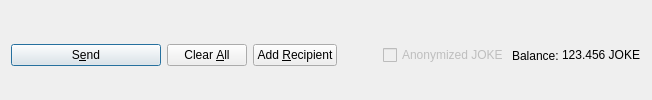
         <widget class="QFrame" name="frame_Send">
          <layout class="QHBoxLayout" name="horizontalLayout">
           <property name="bottomMargin">
            <number>0</number>
           </property>
           <item>
            <widget class="QPushButton" name="sendButton">
             <property name="minimumSize">
              <size>
               <width>150</width>
               <height>0</height>
              </size>
             </property>
             <property name="toolTip">
              <string>Confirm the send action</string>
             </property>
             <property name="text">
              <string>S&amp;end</string>
             </property>
             <property name="icon">
              <iconset resource="../jokecoin.qrc">
               <normaloff>:/icons/send</normaloff>:/icons/send</iconset>
             </property>
             <property name="autoDefault">
              <bool>false</bool>
             </property>
             <property name="default">
              <bool>true</bool>
             </property>
            </widget>
           </item>
           <item>
            <widget class="QPushButton" name="clearButton">
             <property name="sizePolicy">
              <sizepolicy hsizetype="Minimum" vsizetype="Fixed">
               <horstretch>0</horstretch>
               <verstretch>0</verstretch>
              </sizepolicy>
             </property>
             <property name="toolTip">
              <string>Clear all fields of the form.</string>
             </property>
             <property name="text">
              <string>Clear &amp;All</string>
             </property>
             <property name="icon">
              <iconset resource="../jokecoin.qrc">
               <normaloff>:/icons/remove</normaloff>:/icons/remove</iconset>
             </property>
             <property name="autoDefault">
              <bool>false</bool>
             </property>
            </widget>
           </item>
           <item>
            <widget class="QPushButton" name="addButton">
             <property name="toolTip">
              <string>Send to multiple recipients at once</string>
             </property>
             <property name="text">
              <string>Add &amp;Recipient</string>
             </property>
             <property name="icon">
              <iconset resource="../jokecoin.qrc">
               <normaloff>:/icons/add</normaloff>:/icons/add</iconset>
             </property>
             <property name="autoDefault">
              <bool>false</bool>
             </property>
            </widget>
           </item>
           <item>
            <spacer name="horizontalSpacer">
             <property name="orientation">
              <enum>Qt::Horizontal</enum>
             </property>
             <property name="sizeHint" stdset="0">
              <size>
               <width>40</width>
               <height>20</height>
              </size>
             </property>
            </spacer>
           </item>
           <item>
            <layout class="QHBoxLayout" name="horizontalLayout_2">
             <property name="spacing">
              <number>3</number>
             </property>
             <item>
              <widget class="QCheckBox" name="checkzJOKE">
               <property name="enabled">
                <bool>false</bool>
               </property>
               <property name="text">
                <string>Anonymized JOKE</string>
               </property>
              </widget>
             </item>
             <item>
              <widget class="QLabel" name="label">
               <property name="text">
                <string>Balance:</string>
               </property>
              </widget>
             </item>
             <item>
              <widget class="QLabel" name="labelBalance">
               <property name="sizePolicy">
                <sizepolicy hsizetype="Preferred" vsizetype="Fixed">
                 <horstretch>0</horstretch>
                 <verstretch>0</verstretch>
                </sizepolicy>
               </property>
               <property name="cursor">
                <cursorShape>IBeamCursor</cursorShape>
               </property>
               <property name="text">
                <string notr="true">123.456 JOKE</string>
               </property>
               <property name="textInteractionFlags">
                <set>Qt::LinksAccessibleByMouse|Qt::TextSelectableByKeyboard|Qt::TextSelectableByMouse</set>
               </property>
              </widget>
             </item>
            </layout>
           </item>
          </layout>
         </widget>
